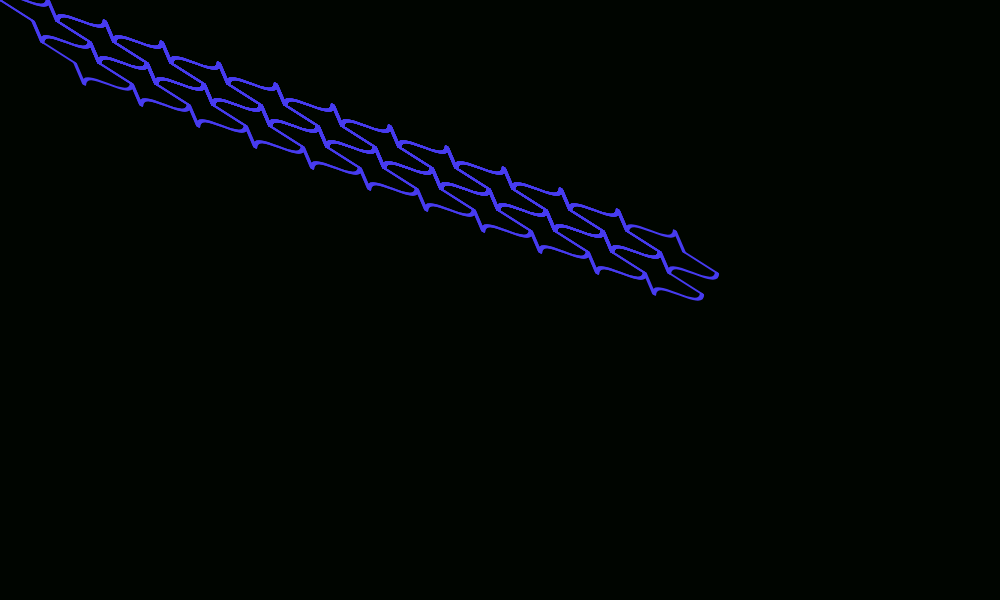
Frame 1 (no input)
Frame 60 (no input): identical to frame 1, image omitted
Frame 120 (the mouse pressed at the canvas centre since frame 60): identical to frame 1, image omitted

The p5.js sketch that drew this single still picture (run headless with seeded random() and noise() and a simulated clock; from frame 60 on, the mouse is pressed at the canvas centre):

// p5.js sketch
// ── sketch.js
let x, step;
let angle1, angle2;

function setup() {
  createCanvas(1000, 600);
}

function draw() {
  background(0,5,0);
  x = height/100;
  step = height/100;
  angle1 = PI/4;
  angle2 = PI;
  
  stroke(71,59, 240);
  strokeWeight(3);
  noFill();
  for (j = 0; j < 10; j++){
    for (i = 0; i < 2; i++) {
      tesselateB(7*j+i,7*j+i);
      translate(9.5*step, 3.5*step);
      tesselateB(7*i,7*i);
  }
  }
  
}

function half(x, step) {
  push();
  beginShape();
    vertex(0,0);
    bezierVertex(3*step, -3*step, 5*step, 3*step, 8*step, 0);
    line(8*step, 0, 6*step, 3.5*step);
    line(6*step, 3.5*step, 8*step, 7*step);  
  endShape();
  pop();
}

function shape(x, step, angle1, angle2) {
  push();
  shearX(angle1);
  half(x, step);
  translate(8*step, 7*step);
  rotate(angle2);
  half(x,step);
  pop();
}

function tesselateA(a,b) {
  stroke(71, 59, 240);
  for (i = 0; i < 2; i++){
    push();
    translate(a*step*i,b*step*i);
    shape(x, step, PI/4, PI);
    // translate(b*step*i, a*step*i);
    // shape(x, step, PI/4, PI);
    pop();
  }
}

function tesselateB(a,b) {
  push();
  stroke(71, 59, 240);
  for (i = 0; i < 2; i++){
    push();
    tesselateA(7,7);
    pop();
    push();
    tesselateA(9.5,3.5);
    pop();
  }
  pop();
}
